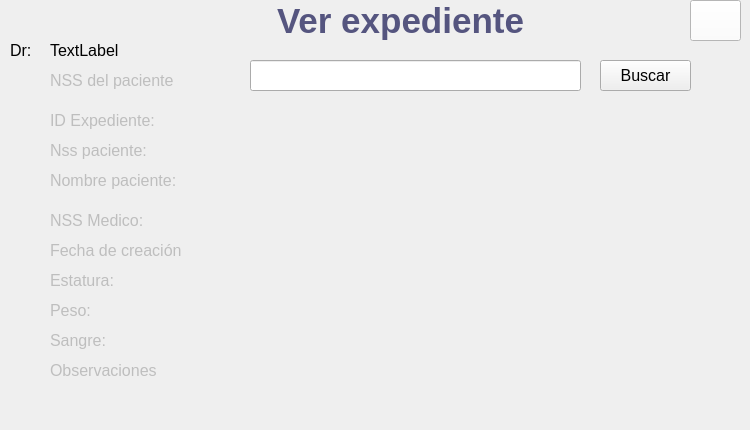
    <widget class="QWidget" name="Verexpediente">
     <widget class="QLabel" name="title_19">
      <property name="geometry">
       <rect>
        <x>230</x>
        <y>0</y>
        <width>341</width>
        <height>42</height>
       </rect>
      </property>
      <property name="text">
       <string>&lt;html&gt;&lt;head/&gt;&lt;body&gt;&lt;p align=&quot;center&quot;&gt;&lt;span style=&quot; font-size:26pt; font-weight:600; color:#55557f;&quot;&gt;Ver expediente&lt;/span&gt;&lt;/p&gt;&lt;/body&gt;&lt;/html&gt;</string>
      </property>
     </widget>
     <widget class="QLineEdit" name="exp">
      <property name="geometry">
       <rect>
        <x>250</x>
        <y>60</y>
        <width>331</width>
        <height>31</height>
       </rect>
      </property>
     </widget>
     <widget class="QPushButton" name="buscarexp">
      <property name="geometry">
       <rect>
        <x>600</x>
        <y>60</y>
        <width>91</width>
        <height>31</height>
       </rect>
      </property>
      <property name="font">
       <font>
        <pointsize>12</pointsize>
       </font>
      </property>
      <property name="text">
       <string>Buscar</string>
      </property>
     </widget>
     <widget class="QLabel" name="nombre_LB_4">
      <property name="enabled">
       <bool>false</bool>
      </property>
      <property name="geometry">
       <rect>
        <x>50</x>
        <y>70</y>
        <width>131</width>
        <height>20</height>
       </rect>
      </property>
      <property name="font">
       <font>
        <pointsize>12</pointsize>
       </font>
      </property>
      <property name="text">
       <string>NSS del paciente</string>
      </property>
     </widget>
     <widget class="QLabel" name="nombre_LB_5">
      <property name="enabled">
       <bool>false</bool>
      </property>
      <property name="geometry">
       <rect>
        <x>50</x>
        <y>110</y>
        <width>131</width>
        <height>20</height>
       </rect>
      </property>
      <property name="font">
       <font>
        <pointsize>12</pointsize>
       </font>
      </property>
      <property name="text">
       <string>ID Expediente:</string>
      </property>
     </widget>
     <widget class="QLabel" name="nombre_LB_6">
      <property name="enabled">
       <bool>false</bool>
      </property>
      <property name="geometry">
       <rect>
        <x>50</x>
        <y>140</y>
        <width>131</width>
        <height>20</height>
       </rect>
      </property>
      <property name="font">
       <font>
        <pointsize>12</pointsize>
       </font>
      </property>
      <property name="text">
       <string>Nss paciente:</string>
      </property>
     </widget>
     <widget class="QLabel" name="nombre_LB_7">
      <property name="enabled">
       <bool>false</bool>
      </property>
      <property name="geometry">
       <rect>
        <x>50</x>
        <y>210</y>
        <width>131</width>
        <height>20</height>
       </rect>
      </property>
      <property name="font">
       <font>
        <pointsize>12</pointsize>
       </font>
      </property>
      <property name="text">
       <string>NSS Medico:</string>
      </property>
     </widget>
     <widget class="QLabel" name="nombre_LB_8">
      <property name="enabled">
       <bool>false</bool>
      </property>
      <property name="geometry">
       <rect>
        <x>50</x>
        <y>240</y>
        <width>131</width>
        <height>20</height>
       </rect>
      </property>
      <property name="font">
       <font>
        <pointsize>12</pointsize>
       </font>
      </property>
      <property name="text">
       <string>Fecha de creación:</string>
      </property>
     </widget>
     <widget class="QLabel" name="nombre_LB_10">
      <property name="enabled">
       <bool>false</bool>
      </property>
      <property name="geometry">
       <rect>
        <x>50</x>
        <y>300</y>
        <width>131</width>
        <height>20</height>
       </rect>
      </property>
      <property name="font">
       <font>
        <pointsize>12</pointsize>
       </font>
      </property>
      <property name="text">
       <string>Peso:</string>
      </property>
     </widget>
     <widget class="QLabel" name="idexpe">
      <property name="enabled">
       <bool>false</bool>
      </property>
      <property name="geometry">
       <rect>
        <x>190</x>
        <y>110</y>
        <width>391</width>
        <height>21</height>
       </rect>
      </property>
      <property name="font">
       <font>
        <pointsize>12</pointsize>
       </font>
      </property>
      <property name="text">
       <string/>
      </property>
     </widget>
     <widget class="QLabel" name="nsspaciente">
      <property name="enabled">
       <bool>false</bool>
      </property>
      <property name="geometry">
       <rect>
        <x>190</x>
        <y>140</y>
        <width>411</width>
        <height>21</height>
       </rect>
      </property>
      <property name="font">
       <font>
        <pointsize>12</pointsize>
       </font>
      </property>
      <property name="text">
       <string/>
      </property>
     </widget>
     <widget class="QLabel" name="nssmedico">
      <property name="enabled">
       <bool>false</bool>
      </property>
      <property name="geometry">
       <rect>
        <x>190</x>
        <y>210</y>
        <width>251</width>
        <height>21</height>
       </rect>
      </property>
      <property name="font">
       <font>
        <pointsize>12</pointsize>
       </font>
      </property>
      <property name="text">
       <string/>
      </property>
     </widget>
     <widget class="QLabel" name="fech">
      <property name="enabled">
       <bool>false</bool>
      </property>
      <property name="geometry">
       <rect>
        <x>190</x>
        <y>240</y>
        <width>161</width>
        <height>21</height>
       </rect>
      </property>
      <property name="font">
       <font>
        <pointsize>12</pointsize>
       </font>
      </property>
      <property name="text">
       <string/>
      </property>
     </widget>
     <widget class="QLabel" name="Estatura">
      <property name="enabled">
       <bool>false</bool>
      </property>
      <property name="geometry">
       <rect>
        <x>190</x>
        <y>270</y>
        <width>161</width>
        <height>21</height>
       </rect>
      </property>
      <property name="font">
       <font>
        <pointsize>12</pointsize>
       </font>
      </property>
      <property name="text">
       <string/>
      </property>
     </widget>
     <widget class="QLabel" name="peso">
      <property name="enabled">
       <bool>false</bool>
      </property>
      <property name="geometry">
       <rect>
        <x>190</x>
        <y>300</y>
        <width>161</width>
        <height>21</height>
       </rect>
      </property>
      <property name="font">
       <font>
        <pointsize>12</pointsize>
       </font>
      </property>
      <property name="text">
       <string/>
      </property>
     </widget>
     <widget class="QPushButton" name="backRP_5">
      <property name="geometry">
       <rect>
        <x>690</x>
        <y>0</y>
        <width>51</width>
        <height>41</height>
       </rect>
      </property>
      <property name="styleSheet">
       <string notr="true">QPushButton {
background-color: rgb(255,255,255);
color:rgb(62,95,138);
}</string>
      </property>
      <property name="text">
       <string/>
      </property>
      <property name="icon">
       <iconset>
        <normalon>:/imgs/back.png</normalon>
       </iconset>
      </property>
     </widget>
     <widget class="QLabel" name="nombre_LB_11">
      <property name="enabled">
       <bool>false</bool>
      </property>
      <property name="geometry">
       <rect>
        <x>50</x>
        <y>270</y>
        <width>131</width>
        <height>20</height>
       </rect>
      </property>
      <property name="font">
       <font>
        <pointsize>12</pointsize>
       </font>
      </property>
      <property name="text">
       <string>Estatura:</string>
      </property>
     </widget>
     <widget class="QLabel" name="nombre_LB_17">
      <property name="enabled">
       <bool>false</bool>
      </property>
      <property name="geometry">
       <rect>
        <x>50</x>
        <y>330</y>
        <width>131</width>
        <height>20</height>
       </rect>
      </property>
      <property name="font">
       <font>
        <pointsize>12</pointsize>
       </font>
      </property>
      <property name="text">
       <string>Sangre:</string>
      </property>
     </widget>
     <widget class="QLabel" name="nombre_LB_18">
      <property name="enabled">
       <bool>false</bool>
      </property>
      <property name="geometry">
       <rect>
        <x>50</x>
        <y>360</y>
        <width>131</width>
        <height>20</height>
       </rect>
      </property>
      <property name="font">
       <font>
        <pointsize>12</pointsize>
       </font>
      </property>
      <property name="text">
       <string>Observaciones</string>
      </property>
     </widget>
     <widget class="QLabel" name="San_pac">
      <property name="enabled">
       <bool>false</bool>
      </property>
      <property name="geometry">
       <rect>
        <x>190</x>
        <y>330</y>
        <width>161</width>
        <height>21</height>
       </rect>
      </property>
      <property name="font">
       <font>
        <pointsize>12</pointsize>
       </font>
      </property>
      <property name="text">
       <string/>
      </property>
     </widget>
     <widget class="QLabel" name="Observacion">
      <property name="enabled">
       <bool>false</bool>
      </property>
      <property name="geometry">
       <rect>
        <x>190</x>
        <y>360</y>
        <width>511</width>
        <height>61</height>
       </rect>
      </property>
      <property name="font">
       <font>
        <pointsize>12</pointsize>
       </font>
      </property>
      <property name="text">
       <string/>
      </property>
     </widget>
     <widget class="QLabel" name="nDoc_LB">
      <property name="geometry">
       <rect>
        <x>50</x>
        <y>40</y>
        <width>311</width>
        <height>20</height>
       </rect>
      </property>
      <property name="font">
       <font>
        <pointsize>12</pointsize>
       </font>
      </property>
      <property name="text">
       <string>TextLabel</string>
      </property>
     </widget>
     <widget class="QLabel" name="dr_LB_4">
      <property name="geometry">
       <rect>
        <x>10</x>
        <y>40</y>
        <width>31</width>
        <height>20</height>
       </rect>
      </property>
      <property name="font">
       <font>
        <pointsize>12</pointsize>
       </font>
      </property>
      <property name="text">
       <string>Dr:</string>
      </property>
     </widget>
     <widget class="QLabel" name="nombre_LB_23">
      <property name="enabled">
       <bool>false</bool>
      </property>
      <property name="geometry">
       <rect>
        <x>50</x>
        <y>170</y>
        <width>131</width>
        <height>20</height>
       </rect>
      </property>
      <property name="font">
       <font>
        <pointsize>12</pointsize>
       </font>
      </property>
      <property name="text">
       <string>Nombre paciente:</string>
      </property>
     </widget>
     <widget class="QLabel" name="nsspaciente_2">
      <property name="enabled">
       <bool>false</bool>
      </property>
      <property name="geometry">
       <rect>
        <x>190</x>
        <y>170</y>
        <width>411</width>
        <height>21</height>
       </rect>
      </property>
      <property name="font">
       <font>
        <pointsize>12</pointsize>
       </font>
      </property>
      <property name="text">
       <string/>
      </property>
     </widget>
    </widget>
